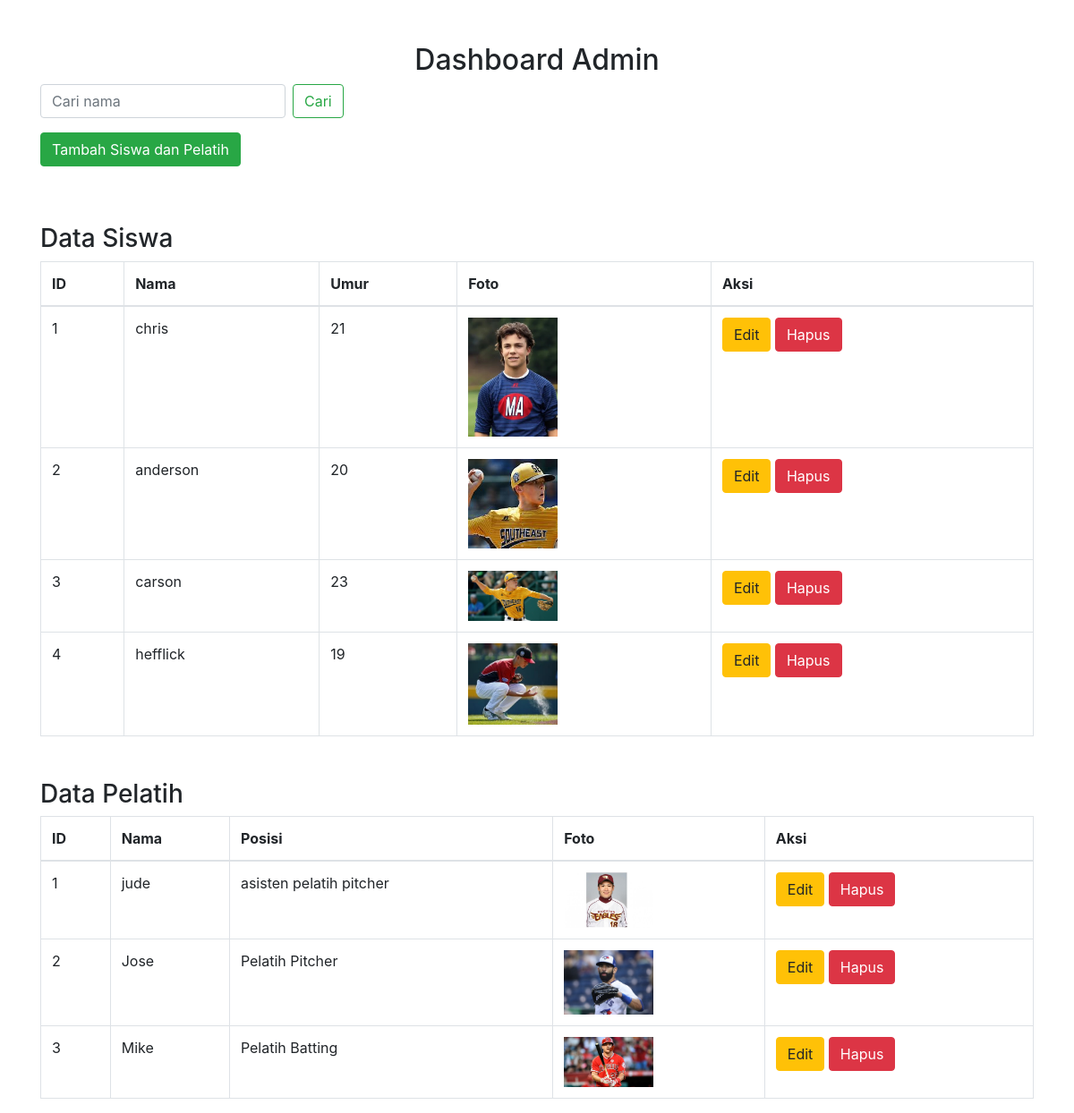
The page /admin/index.php (signed in) on the database its author committed.
### tables this page shows
CREATE TABLE `students` (
  `id` int NOT NULL,
  `name` varchar(255) NOT NULL,
  `age` int NOT NULL,
  `photo` varchar(255) NOT NULL
);

CREATE TABLE `coaches` (
  `id` int NOT NULL,
  `name` varchar(255) NOT NULL,
  `position` varchar(255) NOT NULL,
  `photo` varchar(255) NOT NULL
);

### admin/index.php (the view, shortened to what this page needs)
<?php
include '../includes/db.php';
$search = '';
$query_students = "SELECT * FROM students WHERE name LIKE ?";
$search_param = "%" . $search . "%";
$stmt_students = $conn->prepare($query_students);
$stmt_students->bind_param("s", $search_param);
$stmt_students->execute();
$result_students = $stmt_students->get_result();
$query_coaches = "SELECT * FROM coaches WHERE name LIKE ?";
$stmt_coaches = $conn->prepare($query_coaches);
$stmt_coaches->bind_param("s", $search_param);
$stmt_coaches->execute();
$result_coaches = $stmt_coaches->get_result();
?>
<!DOCTYPE html>
<html lang="id">
<head>
    <link rel="stylesheet" href="https://stackpath.bootstrapcdn.com/bootstrap/4.5.2/css/bootstrap.min.css">
</head>
<body>
    <div class="container mt-5">
        <h2 class="text-center">Dashboard Admin</h2>
        <form class="form-inline mb-3" method="GET" action="index.php">
            <input class="form-control mr-sm-2" type="search" placeholder="Cari nama" aria-label="Search" name="search" value="<?php echo htmlspecialchars($search); ?>">
            <button class="btn btn-outline-success my-2 my-sm-0" type="submit">Cari</button>
        </form>
        <a href="add.php" class="btn btn-success mb-3">Tambah Siswa dan Pelatih</a>
        <h3 class="mt-5">Data Siswa</h3>
        <?php if ($result_students->num_rows > 0): ?>
        <table class="table table-bordered">
            <thead>
                <tr>
                    <th>ID</th>
                    <th>Nama</th>
                    <th>Umur</th>
                    <th>Foto</th>
                    <th>Aksi</th>
                </tr>
            </thead>
            <tbody>
                <?php while($row = $result_students->fetch_assoc()): ?>
                <tr>
                    <td><?php echo $row['id']; ?></td>
                    <td><?php echo $row['name']; ?></td>
                    <td><?php echo $row['age']; ?></td>
                    <td><img src="<?php echo '../uploads/' . basename($row['photo']); ?>" alt="Foto Siswa" style="width: 100px;"></td>
                    <td>
                        <a href="edit.php?id=<?php echo $row['id']; ?>&type=student" class="btn btn-warning">Edit</a>
                        <a href="delete.php?id=<?php echo $row['id']; ?>&type=student" class="btn btn-danger" onclick="return confirm('Anda yakin ingin menghapus data ini?');">Hapus</a>
                    </td>
                </tr>
                <?php endwhile; ?>
            </tbody>
        </table>
        <?php else: ?>
            <p class="text-center">Tidak ada data siswa yang ditemukan.</p>
        <?php endif; ?>
        <h3 class="mt-5">Data Pelatih</h3>
        <?php if ($result_coaches->num_rows > 0): ?>
        <table class="table table-bordered">
            <thead>
                <tr>
                    <th>ID</th>
                    <th>Nama</th>
                    <th>Posisi</th>
                    <th>Foto</th>
                    <th>Aksi</th>
                </tr>
            </thead>
            <tbody>
                <?php while($row = $result_coaches->fetch_assoc()): ?>
                <tr>
                    <td><?php echo $row['id']; ?></td>
                    <td><?php echo $row['name']; ?></td>
                    <td><?php echo $row['position']; ?></td>
                    <td><img src="<?php echo '../uploads/' . basename($row['photo']); ?>" alt="Foto Pelatih" style="width: 100px;"></td>
                    <td>
                        <a href="edit.php?id=<?php echo $row['id']; ?>&type=coach" class="btn btn-warning">Edit</a>
                        <a href="delete.php?id=<?php echo $row['id']; ?>&type=coach" class="btn btn-danger" onclick="return confirm('Anda yakin ingin menghapus data ini?');">Hapus</a>
                    </td>
                </tr>
                <?php endwhile; ?>
            </tbody>
        </table>
        <?php else: ?>
            <p class="text-center">Tidak ada data pelatih yang ditemukan.</p>
        <?php endif; ?>
    </div>
</body>
</html>

### rows shown on the page
students: id "1", name "chris", age "21", photo (picture)
students: id "2", name "anderson", age "20", photo (picture)
students: id "3", name "carson", age "23", photo (picture)
students: id "4", name "hefflick", age "19", photo (picture)
coaches: id "1", name "jude", position "asisten pelatih pitcher", photo (picture)
coaches: id "2", name "Jose", position "Pelatih Pitcher", photo (picture)
coaches: id "3", name "Mike", position "Pelatih Batting", photo (picture)
